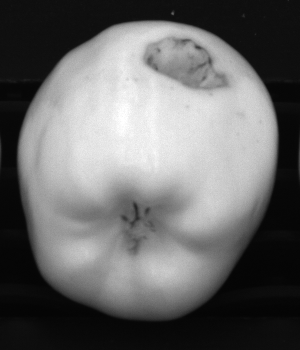
#> input picture TaskOne/C0_000002.png, 300 x 350 px
$ python pixcelIntensity.py
#> lines starting #> are read from the running program, lines starting #| are printed output that depends on the picture; after the words box and inside, x2 and y2 are one past the last pixel; in counts of white or black regions, pixels touching at a corner belong together
import cv2
import numpy as np

# Load NIR and color images
nir_image = cv2.imread('C0_000002.png', cv2.IMREAD_GRAYSCALE)
#> nir_image is the input picture: shape (350, 300); min 4, max 255, mean 105
color_image = cv2.imread('C1_000002.png')
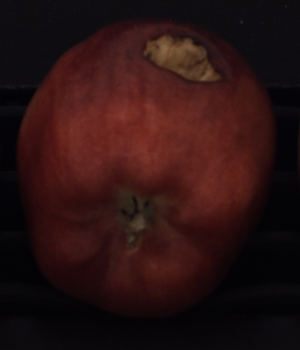
#> input picture TaskOne/C1_000002.png, 300 x 350 px
#> color_image is the input picture: shape (350, 300, 3); mean B, G, R 17.8, 18.3, 42.9

# Compute mask on NIR image
_, mask = cv2.threshold(nir_image, 50, 255, cv2.THRESH_BINARY)
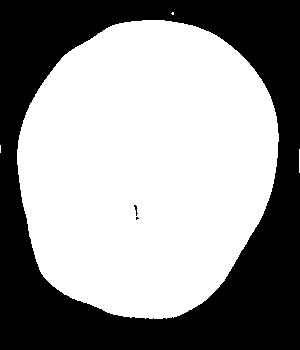
#> mask: shape (350, 300); 58.5% white; 3 black regions (2 under 20 px), largest, box (x1, y1, x2, y2) and area: (0, 0, 300, 350) 43554

# Apply mask to color image
result_img = cv2.bitwise_and(color_image, color_image, mask=mask)

# Convert color image to LAB color space
lab_image = cv2.cvtColor(result_img, cv2.COLOR_BGR2LAB)
#> lab_image: shape (350, 300, 3); mean of channels 0, 1, 2 22.8, 139, 134.6
l_channel, _, _ = cv2.split(lab_image)
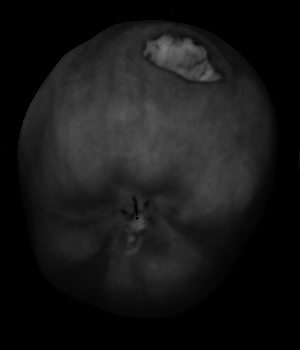
#> l_channel: shape (350, 300); min 0, max 118, mean 22.8

# Adaptive thresholding on L channel
#adaptive_thresh = cv2.adaptiveThreshold(l_channel, 255, cv2.ADAPTIVE_THRESH_GAUSSIAN_C, cv2.THRESH_BINARY_INV, 11, 2)
_, thresh = cv2.threshold(l_channel, 200, 255, cv2.THRESH_BINARY + cv2.THRESH_OTSU)
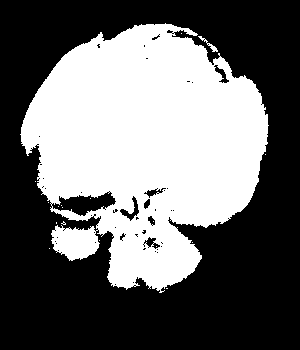
#> thresh: shape (350, 300); 41.7% white; 18 white regions (16 under 20 px), largest, box (x1, y1, x2, y2) and area: (20, 23, 269, 293) 43706, (198, 36, 218, 52) 67

# Perform morphological operations
kernel = np.ones((5, 5), np.uint8)
morphed_img = cv2.morphologyEx(thresh, cv2.MORPH_CLOSE, kernel)
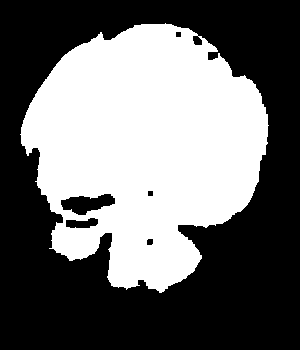
#> morphed_img: shape (350, 300); 42.9% white; 1 white region

# Find contours
contours, _ = cv2.findContours(morphed_img, cv2.RETR_EXTERNAL, cv2.CHAIN_APPROX_SIMPLE)
#> contours = 1 contour; box (x1, y1, x2, y2) and area: (20, 23, 269, 293) 45656

# Draw contours on color image
for contour in contours:
    # Calculate center and radius of the minimum enclosing circle
    (x, y), radius = cv2.minEnclosingCircle(contour)
    center = (int(x), int(y))
    radius = int(radius)
    # Draw the circle around the contour
    cv2.circle(color_image, center, radius, (0, 255, 0), 2)
#> this loop made 1 pass
#> (x, y, radius, center) on pass 1: (149.3, 157.3, 135, (149, 157))
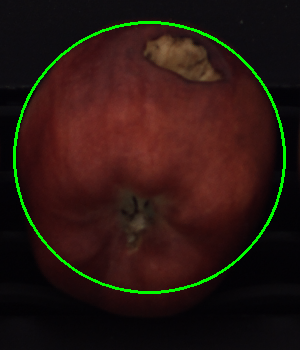
#> color_image: shape (350, 300, 3); 2.33% of pixels changed, all inside (x1, y1, x2, y2) = (13, 21, 286, 294)

# Display the result
cv2.imshow('Result', color_image)
cv2.waitKey(0)
cv2.destroyAllWindows()
